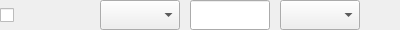
<?xml version="1.0" encoding="UTF-8"?>
<ui version="4.0">
 <class>dialog_null_audioSetSubDialog</class>
 <widget class="QDialog" name="dialog_null_audioSetSubDialog">
  <property name="geometry">
   <rect>
    <x>0</x>
    <y>0</y>
    <width>400</width>
    <height>30</height>
   </rect>
  </property>
  <property name="windowTitle">
   <string>Dialog</string>
  </property>
  <widget class="QCheckBox" name="checkBox_audioSetSubDialog_audio">
   <property name="geometry">
    <rect>
     <x>0</x>
     <y>0</y>
     <width>50</width>
     <height>30</height>
    </rect>
   </property>
   <property name="text">
    <string/>
   </property>
  </widget>
  <widget class="QComboBox" name="comboBox_audioSetSubDialog_audioZoom">
   <property name="geometry">
    <rect>
     <x>100</x>
     <y>0</y>
     <width>80</width>
     <height>30</height>
    </rect>
   </property>
  </widget>
  <widget class="QLineEdit" name="lineEdit_audioSetSubDialog_listen">
   <property name="geometry">
    <rect>
     <x>190</x>
     <y>0</y>
     <width>80</width>
     <height>30</height>
    </rect>
   </property>
  </widget>
  <widget class="QComboBox" name="comboBox_audioSetSubDialog_bindVideo">
   <property name="geometry">
    <rect>
     <x>280</x>
     <y>0</y>
     <width>80</width>
     <height>30</height>
    </rect>
   </property>
  </widget>
 </widget>
 <resources/>
 <connections/>
</ui>
